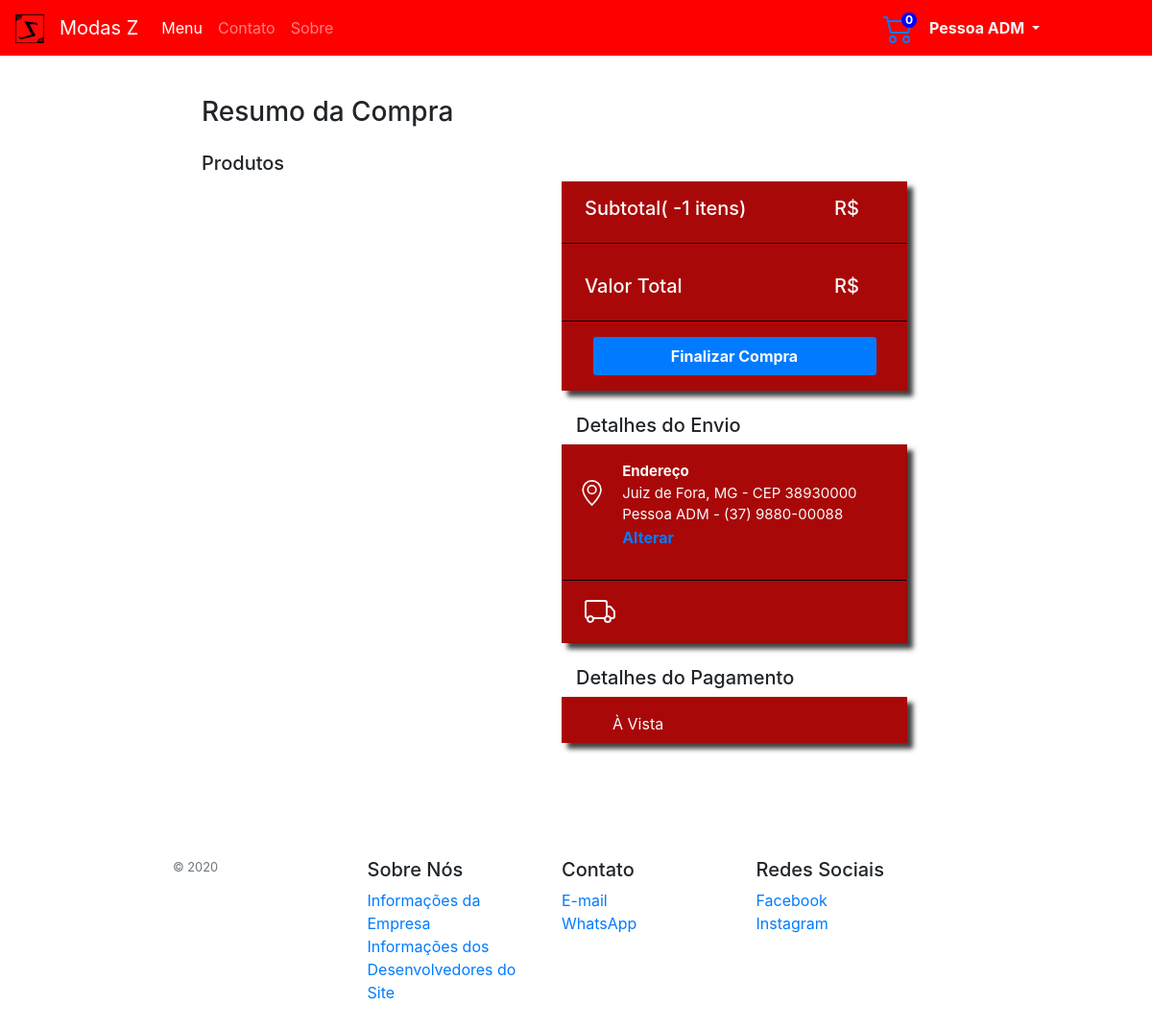
Page /concluirCompra.php (signed in) on the committed database.
### tables this page shows
CREATE TABLE `usuarios` (
  `id` int(11) NOT NULL,
  `adm` tinyint(1) NOT NULL,
  `nome` varchar(30) NOT NULL,
  `sobrenome` varchar(100) NOT NULL,
  `data` date NOT NULL,
  `sexo` varchar(20) NOT NULL,
  `cpf` char(11) NOT NULL,
  `cep` char(8) NOT NULL,
  `telefone` text NOT NULL,
  `endereco` varchar(300) NOT NULL,
  `numero` int(11) NOT NULL,
  `complemento` varchar(300) DEFAULT NULL,
  `cidade` varchar(300) NOT NULL,
  `bairro` varchar(300) NOT NULL,
  `estado` char(2) NOT NULL,
  `email` varchar(300) NOT NULL,
  `senha` varchar(100) NOT NULL,
  `nCartao` char(19) NOT NULL,
  `cpfCartao` char(11) NOT NULL,
  `nomeCartao` varchar(1000) NOT NULL,
  `validadeCartao` text NOT NULL,
  `codigoSeg` int(3) NOT NULL
);

### concluirCompra.php (the view, shortened to what this page needs)
<?php
include('conexao.php');
if (isset($_SESSION['email']))
{
  $logado = $_SESSION['email'];
  $script = 'SELECT * FROM usuarios WHERE email = "' . $logado . '"';
  $consulta = $conexao->query($script);
  $linha = $consulta->fetch_array(MYSQLI_ASSOC);
  $nome = $linha['nome'];
  $cidade = $linha['cidade'];
  $estado = $linha['estado'];
  $cep = $linha['cep'];
  $telefone = $linha['telefone'];
  $opcaoEnvio = $_POST['opcaoEnvio'];
  $valorTotal = $_POST['valorTotal'];
  if ($_SESSION['nItensCarrinho'] != 0) {
    $nItensCarrinho = $_SESSION['nItensCarrinho'];
    $idsCarrinho = $_SESSION['idsCarrinho'];
    $idCadaProdutoCarrinho = explode("¬", $idsCarrinho);
  } else {
    $nItensCarrinho = $_SESSION['nItensCarrinho'];
  }
} else {
  $_SESSION['nItensCarrinho'] = 0;
  $nItensCarrinho = $_SESSION['nItensCarrinho'];
}
?>
<!DOCTYPE html>
<html>
<head>
  <link rel="stylesheet" type="text/css" href="CSS/bootstrap.min.css">
  <link rel="stylesheet" type="text/css" href="CSS/my.css">
</head>
<body>
  <nav class="navbar navbar-expand-lg navbar-dark navbar-sm fixed-top">
    <a class="navbar-brand" title="Menu"  href="index.php">
      <img src="Img/Logo.png" width="30" height="30" alt="">
    </a>
    <a class="navbar-brand" title="Menu" href="index.php">Modas Z</a>
    <div class="collapse navbar-collapse" id="navbarSupportedContent">
      <ul class="navbar-nav mr-auto">
        <li class="nav-item active">
          <a class="nav-link " href="index.php">Menu<span class="sr-only"></span></a>
        </li>
        <li class="nav-item">
          <a class="nav-link " href="contato.php" tabindex="-1">Contato</a>
        </li>
        <li class="nav-item">
          <a class="nav-link " href="sobre.php" tabindex="-2">Sobre</a>
        </li>
      </ul>
      <a href="carrinho.php" class="mr-3"><span class="numItensCarrinho" name="numItensCarrinho"><?php echo $nItensCarrinho; ?></span><a>
        <?php
        if (isset($_SESSION['email'])) {
          echo '
          <div class="dropdown show" style="margin-right: 101px;">
          <a class="text-light dropdown-toggle font-weight-bold" href="#" role="button" id="dropdownMenuLink" data-toggle="dropdown" aria-haspopup="true" aria-expanded="false">
          ' . $nome . '
          </a>
          <div class="dropdown-menu" aria-labelledby="dropdownMenuLink" style="background-color: red;">
          <a class="dropdown-item" href="usuario.php">Meus Dados</a>
          <a class="dropdown-item" id="minhasCompras" href="minhasCompras.php">Minhas Compras</a>
          <a class="dropdown-item" id="deletarConta" href="deletarConta.php">Deletar Conta</a>
          <a class="dropdown-item" href="logout.php">Logout</a>
          </div>
          </div>';
        }
        ?>
      </div>
    </nav>
    <div class="container">
      <div class="row">
        <div class="col-sm-6">
          <h3 class="col-12 mb-4">Resumo da Compra</h3>
          <h5 class="col-12 mb-2">Produtos</h5>
          </div>
          <div class="col-sm-6" style="margin-top: 89px;">
            <div class="divResumoCarrinho border-0 card rounded-0 w-100 h-auto darkmode-ignore mb-4">
              <div class="row mb-0">
                <div class="col-sm-8">
                  <div><h5 class="text-light mt-3 ml-4" id="numItensSubtotal">Subtotal( <?php if ((count($idCadaProdutoCarrinho) - 1) == 1) { echo (count($idCadaProdutoCarrinho) - 1) . ' item)'; } else { echo (count($idCadaProdutoCarrinho) - 1) . ' itens)'; } ?></h5></div>
                </div>
                <div class="col">
                  <h5 class="text-light mt-3 ml-4" id="subtotal" name="subtotal">R$<?php echo str_replace(".",",",$valorTotal); ?></h5>
                </div>
              </div>
              <hr style="background-color: black">
              <div class="row mt-0">
                <div class="col-sm-8">
                  <h5 class="text-light ml-4 mt-3">Valor Total</h5>
                </div>
                <div class="col">
                  <h5 class="text-light mt-3 ml-4" id="valorTotal" name="valorTotal">R$<?php echo str_replace(".",",",$valorTotal); ?></h5>
                </div>
              </div>
              <hr style="background-color: black">
              <div class="row mt-0">
                <div class="col"></div>
                <div class="col-sm-10 mb-3">
                  <input type="submit" class=" text-light btn btn-sm bg-primary btn-rounded font-weight-bold mr-3 btnADM w-100" style="line-height: 30px;" name="btn" id="continuarBtn" value="Finalizar Compra">
                </div>
                <div class="col"></div>
              </div>
            </div>
            <h5 class="col-12 mb-2 mt-4">Detalhes do Envio</h5>
            <div class="divProdutoCarrinho border-5 card rounded-0 w-100 h-auto darkmode-ignore mb-4">
              <div class="row mb-0 mt-3 ml-0">
                <div class="col-sm-2 text-center my-auto mr-0">
                </div>
                <div class="col-sm-9 mt-0 ml-0 p-0">
                  <p class="font-weight-bold text-light mt-0 mb-0" style="font-size: 15px">Endereço</p>
                  <p class="text-light mt-0 mb-0" style="font-size: 15px"><?php echo $cidade; ?>, <?php echo $estado; ?> - CEP <?php echo $cep; ?></p>
                  <p class="text-light mt-0 mb-0" style="font-size: 15px"><?php echo $nome; ?> - <?php echo $telefone; ?></p>
              </div>
              </div>
              <div class="row mb-3 mt-0 ml-0">
                <div class="col-sm-2">
                </div>
                <div class="col-sm-10 p-0 font-weight-bold">
                  <a href="usuario.php">Alterar</a>
                </div>
              </div>
              <hr style="background-color: black;">
              <div class="row mb-3 mt-0 ml-2">
                <div class="col-sm-1">
                </div>
                <div class="col ml-4">
                  <p class="text-light font-weight-bold pt-1"><?php echo $opcaoEnvio; ?></p>
                </div>
              </div>
            </div>
            <h5 class="col-12 mb-2 mt-4">Detalhes do Pagamento</h5>
            <div class="divProdutoCarrinho border-0 card rounded-0 w-100 h-auto darkmode-ignore mb-4">
              <div class="row m-2">
                <div class="col-sm-1">
                </div>
                <div class="col">
                  <p class="font-weight-bold text-light my-auto align-middle pt-1" id="opcaoPagamento2"></p>
                  <p class="text-light my-auto align-middle pt-1">À Vista</p>
                </div>
              </div>
            </div>
          </div>
        </div>
      </div>
    <footer class="py-5 mt-5">
      <div class="row">
        <div class="col- col-12 col-md">
          <small class="d-block mb-3 text-muted">&copy; 2020</small>
        </div>
        <div class="col- col-6 col-md">
          <h5>Sobre Nós</h5>
          <ul class="list-unstyled text-small">
            <li><a href="sobre.php#SD">Informações da Empresa</a></li>
            <li><a href="sobre.php">Informações dos Desenvolvedores do Site</a></li>
          </ul>
        </div>
        <div class="col- col-6 col-md">
          <h5>Contato</h5>
          <ul class="list-unstyled text-small">
            <li><a href="contato.php">E-mail</a></li>
            <li><a href="contato.php#SD">WhatsApp</a></li>
          </ul>
        </div>
        <div class="col- col-6 col-md">
          <h5>Redes Sociais</h5>
          <ul class="list-unstyled text-small">
            <li><a target="_blank" href="https://www.facebook.com">Facebook</a></li>
            <li><a target="_blank" href="https://www.instagram.com/modaz">Instagram</a></li>
          </ul>
        </div>
    </div>
  </footer>
  </body>
  <link rel="stylesheet" href="http://code.jquery.com/ui/1.9.0/themes/base/jquery-ui.css" />
  </html>

### CSS/my.css (style rules this page uses)
.navbar { background-color: red; }
body { margin: 100px 20% 0 15%; }
.btnADM { background-color: #A90808; height: 40px; width: 180px; font-size: 16px; }
.card { background-color: #A90808; }
a:link { text-decoration: none; }
.numItensCarrinho { position: fixed; margin-left: -13px; line-height: 1rem; height: 1rem; width: 1rem; -webkit-border-radius: 1rem; border-radius: 3rem; background-color: blue; color: #fff; font-size: .75rem; font-weight: 700; z-index: 1; text-align: center; }
.divProdutoCarrinho { -webkit-box-shadow: 6px 6px 5px 0px rgba(0,0,0,0.75); -moz-box-shadow: 6px 6px 5px 0px rgba(0,0,0,0.75); box-shadow: 6px 6px 5px 0px rgba(0,0,0,0.75); }
.divResumoCarrinho { -webkit-box-shadow: 6px 6px 5px 0px rgba(0,0,0,0.75); -moz-box-shadow: 6px 6px 5px 0px rgba(0,0,0,0.75); box-shadow: 6px 6px 5px 0px rgba(0,0,0,0.75); }

### rows in the picture
usuarios: nome "Pessoa ADM", cidade "Juiz de Fora", estado "MG", cep "38930000", telefone "(37) 9880-00088"

### other values in the picture
$nItensCarrinho "0"
count($idCadaProdutoCarrinho) - 1 "-1"
